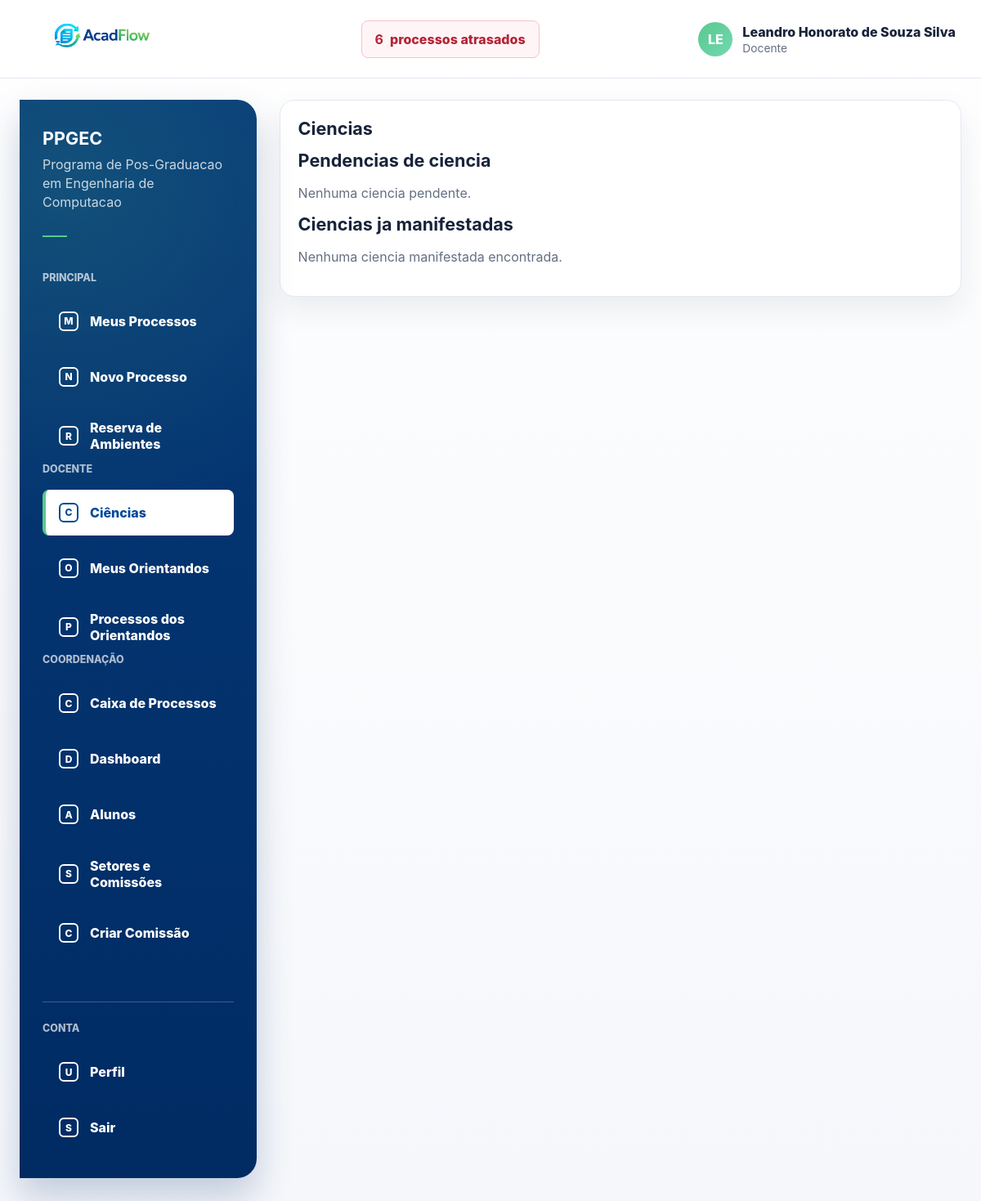
Before: /menu/ciencias-manifestadas/ (signed in) with the older database file.
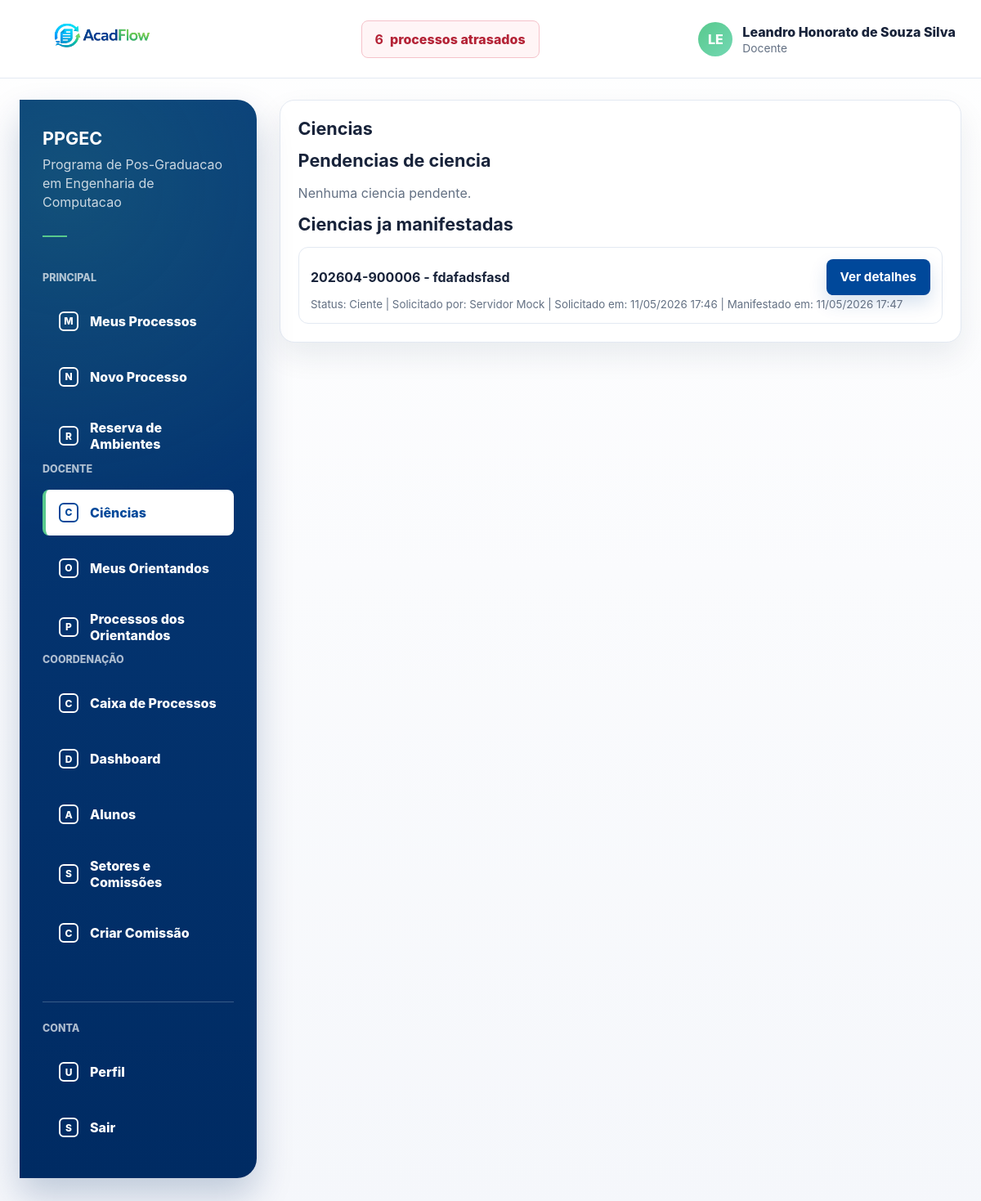
After: the same page with the newer database file.
### processos/models.py (models this page shows, shortened)
class ManifestacaoProcesso(models.Model):
    class TipoManifestacao(models.TextChoices):
        CIENTE_ORIENTADOR = "CIENTE_ORIENTADOR", "Ciente do orientador"
    class StatusManifestacao(models.TextChoices):
        PENDENTE = "PENDENTE", "Pendente"
        CIENTE = "CIENTE", "Ciente"
        RECUSADO = "RECUSADO", "Recusado"
    processo = models.ForeignKey(
        Processo,
        on_delete=models.CASCADE,
        related_name="manifestacoes",
    )
    tipo = models.CharField(max_length=40, choices=TipoManifestacao.choices)
    status = models.CharField(
        max_length=20,
        choices=StatusManifestacao.choices,
        default=StatusManifestacao.PENDENTE,
    )
    responsavel = models.ForeignKey(
        settings.AUTH_USER_MODEL,
        on_delete=models.PROTECT,
        related_name="manifestacoes_pendentes",
    )
    solicitado_por = models.ForeignKey(
        settings.AUTH_USER_MODEL,
        on_delete=models.PROTECT,
        related_name="manifestacoes_solicitadas",
    )
    mensagem_solicitacao = models.TextField(blank=True)
    mensagem_manifestacao = models.TextField(blank=True)
    data_solicitacao = models.DateTimeField(auto_now_add=True)
    data_manifestacao = models.DateTimeField(null=True, blank=True)
    class Meta:
        ordering = ["-data_solicitacao"]

class Processo(models.Model):
    PRAZOS_DIAS_POR_TIPO = {
        "APROVEITAMENTO_DISPENSA_CREDITOS": 30,
        "TRANCAMENTO_MATRICULA": 15,
        "PRORROGACAO_PRAZO": 20,
        "REINGRESSO": 30,
        "MUDANCA_ORIENTADOR": 20,
        "DEFESA_MESTRADO": 45,
        "DEFESA_DOUTORADO": 45,
        "QUALIFICACAO_DOUTORADO": 45,
        "OUTRO": 60,
    }
    class TipoProcesso(models.TextChoices):
        APROVEITAMENTO_DISPENSA_CREDITOS = "APROVEITAMENTO_DISPENSA_CREDITOS", "Aproveitamento de Créditos ou Dispensa de Disciplina"
        DEFESA_MESTRADO = "DEFESA_MESTRADO", "Defesa de Mestrado"
        DEFESA_DOUTORADO = "DEFESA_DOUTORADO", "Defesa de Doutorado"
        QUALIFICACAO_DOUTORADO = "QUALIFICACAO_DOUTORADO", "Qualificação de Doutorado"
        TRANCAMENTO_MATRICULA = "TRANCAMENTO_MATRICULA", "Trancamento de Matrícula"
        PRORROGACAO_PRAZO = "PRORROGACAO_PRAZO", "Prorrogação de Prazo"
        REINGRESSO = "REINGRESSO", "Reingresso"
        MUDANCA_ORIENTADOR = "MUDANCA_ORIENTADOR", "Mudança de Orientador(a)"
        OUTRO = "OUTRO", "Outro"
    class StatusProcesso(models.TextChoices):
        EM_ANALISE = "EM_ANALISE", "Em analise"
        AGUARDANDO_DOCUMENTO = "AGUARDANDO_DOCUMENTO", "Aguardando documento"
        AGUARDANDO_CIENCIA = "AGUARDANDO_CIENCIA", "Aguardando ciencia"
        EM_DEBATE = "EM_DEBATE", "Em debate"
        FINALIZADO = "FINALIZADO", "Finalizado"
    usuario_criado_por = models.ForeignKey(
        settings.AUTH_USER_MODEL,
        on_delete=models.PROTECT,
        related_name="processos_criados",
    )
    tipo = models.CharField(max_length=40, choices=TipoProcesso.choices)
    assunto = models.CharField(max_length=255)
    descricao = models.TextField()
    data_criacao = models.DateTimeField(auto_now_add=True)
    atualizado_em = models.DateTimeField(auto_now=True)
    status_inicial = models.CharField(
        max_length=25,
        choices=StatusProcesso.choices,
        null=True,
        blank=True,
    )
    status = models.CharField(
        max_length=25,
        choices=StatusProcesso.choices,
        default=StatusProcesso.EM_ANALISE,
    )
    setor_atual = models.ForeignKey(
        Setor,
        on_delete=models.PROTECT,
        related_name="processos_atuais",
    )
    numero = models.CharField(max_length=20, unique=True, editable=False, blank=True)
    prazo_limite = models.DateField(null=True, blank=True)
    finalizado_em = models.DateTimeField(null=True, blank=True)
    termo_finalizacao = models.TextField(blank=True)
    observacoes_internas = models.TextField(blank=True)
    class Meta:
        ordering = ["-data_criacao"]

class User(AbstractUser):
    class TipoUsuario(models.TextChoices):
        ALUNO = "ALUNO", "Aluno"
        DOCENTE = "DOCENTE", "Docente"
        SERVIDOR = "SERVIDOR", "Servidor"
    username = None
    first_name = None
    last_name = None
    nome = models.CharField(max_length=255)
    email = models.EmailField(unique=True)
    polo_atuacao = models.ForeignKey(
        "Polo",
        on_delete=models.SET_NULL,
        null=True,
        blank=True,
        related_name="servidores",
    )
    tipo_usuario = models.CharField(
        max_length=20,
        choices=TipoUsuario.choices,
        default=TipoUsuario.SERVIDOR,
    )
    USERNAME_FIELD = "email"
    REQUIRED_FIELDS = ["nome"]
    objects = UserManager()
    class Meta:
        ordering = ["nome", "email"]

### processos/views.py (the view)
# urls.py: path("menu/ciencias-manifestadas/", menu_ciencias_manifestadas_view, name="menu_ciencias_manifestadas"),
@login_required
def menu_ciencias_manifestadas_view(request):
    if request.user.tipo_usuario != User.TipoUsuario.DOCENTE:
        raise PermissionDenied("Acesso restrito a docentes.")
    ciencias_pendentes = (
        ManifestacaoProcesso.objects.select_related("processo", "solicitado_por")
        .filter(
            tipo=ManifestacaoProcesso.TipoManifestacao.CIENTE_ORIENTADOR,
            responsavel=request.user,
            status=ManifestacaoProcesso.StatusManifestacao.PENDENTE,
        )
        .order_by("-data_solicitacao")
    )
    ciencias_manifestadas = (
        ManifestacaoProcesso.objects.select_related("processo", "solicitado_por")
        .filter(
            tipo=ManifestacaoProcesso.TipoManifestacao.CIENTE_ORIENTADOR,
            responsavel=request.user,
            status__in=[
                ManifestacaoProcesso.StatusManifestacao.CIENTE,
                ManifestacaoProcesso.StatusManifestacao.RECUSADO,
            ],
        )
        .order_by("-data_manifestacao", "-data_solicitacao")
    )
    return render(
        request,
        "processos/menu_ciencias_manifestadas.html",
        {
            "ciencias_pendentes": ciencias_pendentes,
            "ciencias_manifestadas": ciencias_manifestadas,
            "is_coordenador": _is_coordenador(request.user),
            "has_gestao_access": _has_gestao_access(request.user),
            "can_view_dashboard": _can_view_dashboard(request.user),
            "can_view_processos": _can_view_processos(request.user),
            "can_view_caixa": _can_view_caixa(request.user),
            "show_side_menu": True,
            "side_menu_title": "Menu",
            "side_menu_items": _menu_lateral_home(request.user),
        },
    )

### processos/context_processors.py (called while the page is built)
def processos_atrasados(request):
    if not request.user.is_authenticated:
        return {}
    return {
        "processos_atrasados_count": processos_atrasados_queryset(request.user).count(),
        "processos_atrasados_url": processos_atrasados_url(request.user),
    }

def _is_docente(user):
    return user.is_authenticated and user.tipo_usuario == User.TipoUsuario.DOCENTE

def _is_servidor(user):
    return user.is_authenticated and user.tipo_usuario == User.TipoUsuario.SERVIDOR

def _is_coordenador(user):
    if not _is_docente(user):
        return False
    try:
        return bool(user.docente.coordenador)
    except Docente.DoesNotExist:
        return False

def _has_gestao_access(user):
    return _is_coordenador(user) or _is_servidor(user)

def _can_view_processos(user):
    return _is_coordenador(user) or _is_servidor(user)

def _can_view_caixa(user):
    return (
        _is_servidor(user)
        or SetorMembro.objects.filter(usuario=user, data_saida__isnull=True, setor__ativo=True).exists()
    )

def _has_setor_membership(user):
    return SetorMembro.objects.filter(usuario=user, data_saida__isnull=True, setor__ativo=True).exists()

### templates/processos/menu_ciencias_manifestadas.html (shortened to what this page needs)
{% extends "base.html" %}
{% block content %}
<section class="card">
    <h1 class="section-title">Ciencias</h1>
    <h2 class="section-title">Pendencias de ciencia</h2>
    {% if ciencias_pendentes %}
        <ul class="list">
            {% for manifestacao in ciencias_pendentes %}
                <li>
                    <div style="display: flex; align-items: center; justify-content: space-between; gap: 0.7rem; flex-wrap: wrap;">
                        <strong>{{ manifestacao.processo.numero }} - {{ manifestacao.processo.assunto }}</strong>
                        <a class="btn" href="{% url 'processo_detalhe' manifestacao.processo.id %}">Manifestar ciencia</a>
                    </div>
                    <small class="muted">
                        Status: {{ manifestacao.get_status_display }} |
                        Solicitado por: {{ manifestacao.solicitado_por.nome }} |
                        Solicitado em: {{ manifestacao.data_solicitacao|date:"d/m/Y H:i" }}
                    </small>
                    {% if manifestacao.mensagem_solicitacao %}
                        <p style="margin: 0.35rem 0 0 0;"><small class="muted">Solicitacao: {{ manifestacao.mensagem_solicitacao }}</small></p>
                    {% endif %}
                </li>
            {% endfor %}
        </ul>
    {% else %}
        <p class="muted">Nenhuma ciencia pendente.</p>
    {% endif %}
    <h2 class="section-title">Ciencias ja manifestadas</h2>
    {% if ciencias_manifestadas %}
        <ul class="list">
            {% for manifestacao in ciencias_manifestadas %}
                <li>
                    <div style="display: flex; align-items: center; justify-content: space-between; gap: 0.7rem; flex-wrap: wrap;">
                        <strong>{{ manifestacao.processo.numero }} - {{ manifestacao.processo.assunto }}</strong>
                        <a class="btn" href="{% url 'processo_detalhe' manifestacao.processo.id %}">Ver detalhes</a>
                    </div>
                    <small class="muted">
                        Status: {{ manifestacao.get_status_display }} |
                        Solicitado por: {{ manifestacao.solicitado_por.nome }} |
                        Solicitado em: {{ manifestacao.data_solicitacao|date:"d/m/Y H:i" }}
                        {% if manifestacao.data_manifestacao %}| Manifestado em: {{ manifestacao.data_manifestacao|date:"d/m/Y H:i" }}{% endif %}
                    </small>
                </li>
            {% endfor %}
        </ul>
    {% else %}
        <p class="muted">Nenhuma ciencia manifestada encontrada.</p>
    {% endif %}
</section>
{% endblock %}

### templates/base.html (shortened to what this page needs)
{% load static %}
<!doctype html>
<html lang="pt-BR">
<head>
    <link rel="stylesheet" href="{% static 'css/app.css' %}">
</head>
<body>
<div class="app-shell">
    {% if user.is_authenticated %}
        <header class="topbar">
            <div class="container topbar-content">
                <a class="brand" href="{% url 'home' %}" aria-label="AcadFlow">
                    <img class="brand-logo" src="{% static 'img/acadflow-logo.png' %}" alt="AcadFlow">
                </a>
                <a class="overdue-link" href="{{ processos_atrasados_url }}">
                    <strong>{{ processos_atrasados_count|default:0 }}</strong>
                    <span>processos atrasados</span>
                </a>
                <details class="user-menu">
                    <summary class="user-chip">
                        <span class="avatar" aria-hidden="true">{{ user.nome|default:user.email|slice:":2"|upper }}</span>
                        <span class="user-meta">
                            <span class="user-name">{{ user.nome }}</span>
                            <span class="user-role">{{ user.get_tipo_usuario_display }}</span>
                        </span>
                    </summary>
                </details>
            </div>
        </header>
    {% endif %}
    <main class="main-area">
        <div class="container">
            {% if user.is_authenticated %}
                <div class="layout">
                    <aside class="sidebar" aria-label="Menu principal">
                        <div class="sidebar-program">
                            <strong>PPGEC</strong>
                            <span>Programa de Pos-Graduacao em Engenharia de Computacao</span>
                            <span class="sidebar-rule"></span>
                        </div>
                        {% for section in nav_menu_sections %}
                            <p class="sidebar-label">{{ section.label }}</p>
                            <ul class="side-menu">
                                {% for item in section.items %}
                                    <li>
                                        <a class="{% if request.resolver_match.url_name in item.url_names %}is-active{% endif %}" href="{{ item.href }}">
                                            <span class="side-icon">{{ item.icon }}</span>
                                            {{ item.label }}
                                        </a>
                                    </li>
                                {% endfor %}
                            </ul>
                        {% endfor %}
                        <div class="sidebar-footer">
                            <p class="sidebar-label">Conta</p>
                            <ul class="side-menu">
                                <li>
                                    <a class="{% if request.resolver_match.url_name == 'me' %}is-active{% endif %}" href="{% url 'me' %}">
                                        <span class="side-icon">U</span>
                                        Perfil
                                    </a>
                                </li>
                                <li>
                                    <form method="post" action="{% url 'logout' %}" class="side-form">
                                        <button type="submit">
                                            <span class="side-icon">S</span>
                                            Sair
                                        </button>
                                    </form>
                                </li>
                            </ul>
                        </div>
                    </aside>
                    <section class="content-area">
            {% endif %}
            {% block content %}{% endblock %}
            {% if user.is_authenticated %}
                    </section>
                </div>
            {% endif %}
        </div>
    </main>
</div>
</body>
</html>

Changed rows visible on the page:
added ManifestacaoProcesso: processo.numero "202604-900006", processo.assunto "fdafadsfasd", status "Ciente", solicitado_por.nome "Servidor Mock", data_solicitacao "11/05/2026 17:46", data_manifestacao "11/05/2026 17:47"
Other visible differences:
text no longer shown: "Nenhuma ciencia manifestada encontrada."
